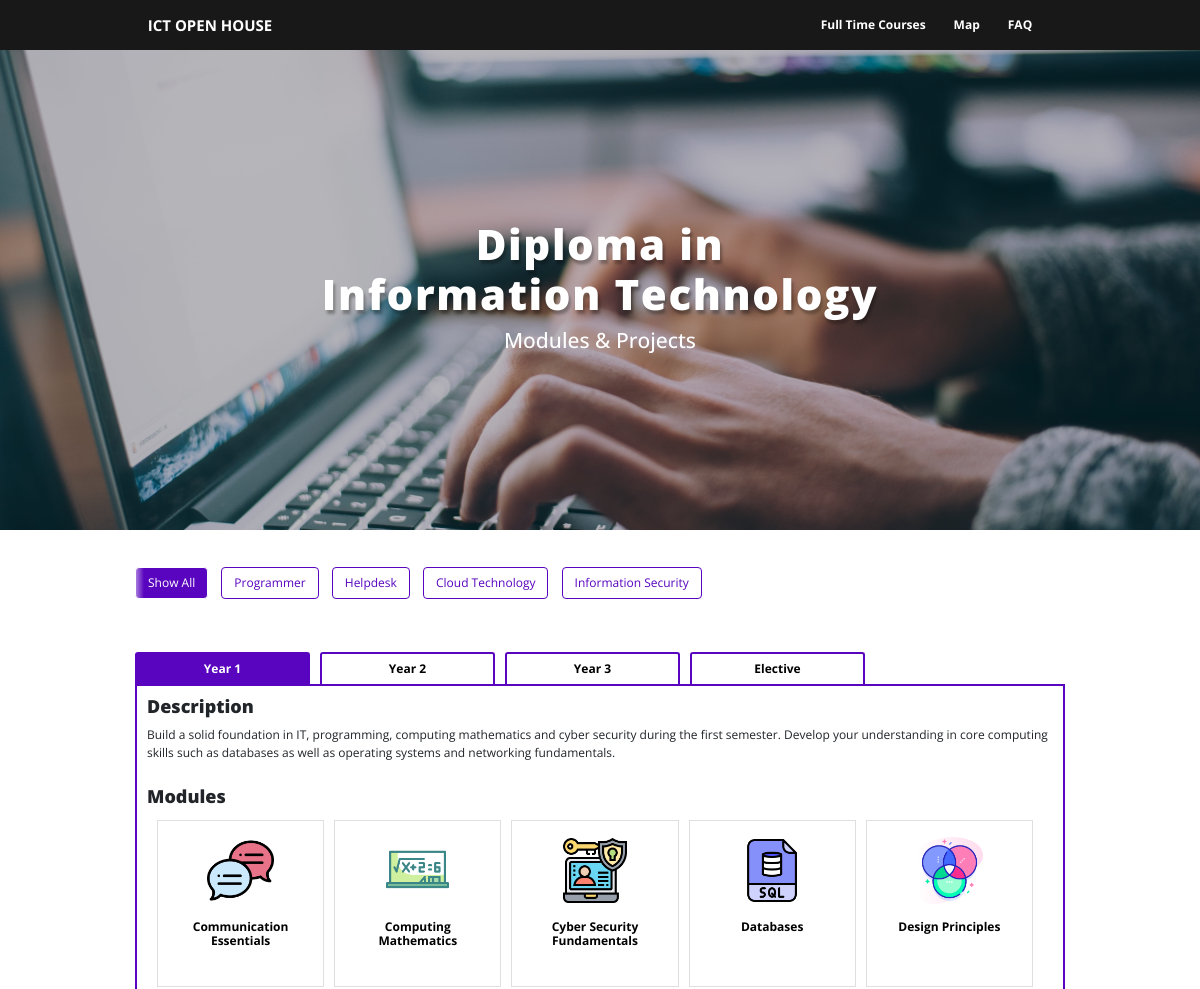
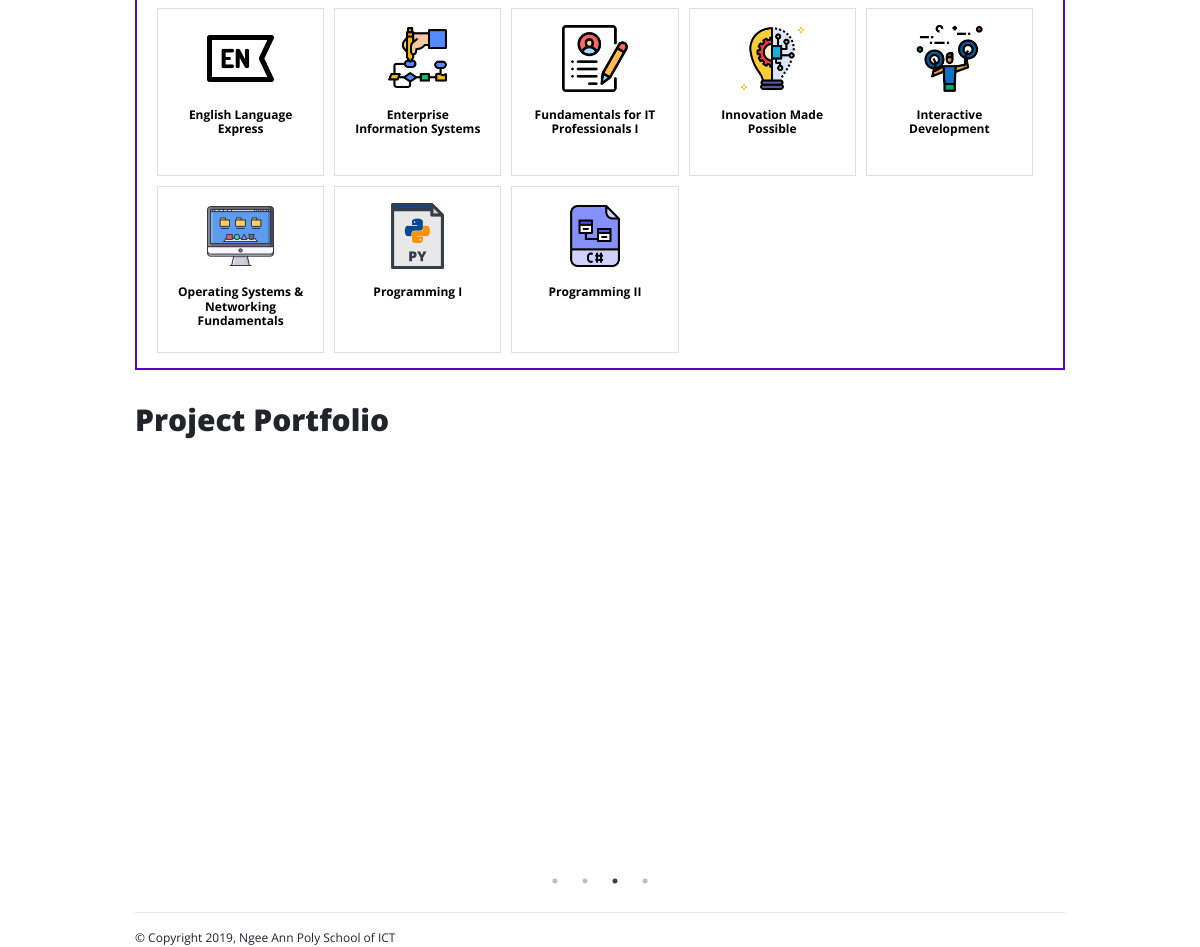
Screenshot of /views/modules.php?id=1 with the database file from the repository (2 pictures, top to bottom).
### tables this page shows
CREATE TABLE Item 
(
  item_id INT(4) NOT NULL AUTO_INCREMENT,
  item_path VARCHAR(512) NOT NULL,
  item_type VARCHAR(20) NOT NULL,
  module_id INT(4) DEFAULT NULL,
  course_id INT(4) DEFAULT NULL,
  project_id INT(4) DEFAULT NULL,
  category_id INT(4) DEFAULT NULL,
  CONSTRAINT pk_item PRIMARY KEY (item_id),
  CONSTRAINT fk_item_module_id FOREIGN KEY (module_id) REFERENCES Module(module_id),
  CONSTRAINT fk_item_course_id FOREIGN KEY (course_id) REFERENCES Course(id),
  CONSTRAINT fk_item_project_id FOREIGN KEY (project_id) REFERENCES Project(project_id),
  CONSTRAINT fk_item_category_id FOREIGN KEY (category_id) REFERENCES Category(category_id)
);

CREATE TABLE Course 
(
  id INT(4) NOT NULL AUTO_INCREMENT,
  course_id VARCHAR(4) NOT NULL,
  course_name VARCHAR(50) NOT NULL,
  course_abbreviations VARCHAR(10) NOT NULL,
  course_short_description TEXT DEFAULT NULL,
  course_description TEXT DEFAULT NULL,
  course_year1_description TEXT DEFAULT NULL,
  course_year2_description TEXT DEFAULT NULL,
  course_year3_description TEXT DEFAULT NULL,
  course_elective_description TEXT DEFAULT NULL,
  course_requirements VARCHAR(500) DEFAULT NULL,
  course_intake INT(4) NOT NULL,
  CONSTRAINT pk_course PRIMARY KEY (id)
);

CREATE TABLE Category
(
  category_id INT(4) NOT NULL AUTO_INCREMENT,
  category_name VARCHAR(500) NOT NULL,
  id INT(4) NOT NULL,
  CONSTRAINT pk_category PRIMARY KEY (category_id),
  CONSTRAINT fk_category_course_id FOREIGN KEY (id) REFERENCES Course(id)
);

CREATE TABLE Module 
(
  module_id INT(4) NOT NULL AUTO_INCREMENT,
  module_name VARCHAR(50) NOT NULL,
  module_description TEXT DEFAULT NULL,
  CONSTRAINT pk_module PRIMARY KEY (module_id)
);

### helpers/mysql.php (called while the page is built, shortened)
<?php
class Mysql_Driver
{
    private $connection;
    public function connect()
    {
          $host = 'localhost';
         $user = 'root';
          $password = '';
		 $database = 'ict_open_house';
        $this->connection = mysqli_connect($host, $user, $password, $database);
    }
    public function query($qry)
	{
      	$result = mysqli_query($this->connection,$qry);
		if (!$result)
			trigger_error("Query Failed! SQL: $qry - Error: " .
			mysqli_error($this->connection));
		else
			return $result;
	}
	public function fetch_array($result)
	{
		return mysqli_fetch_array($result);
	}
}
?>

### views/modules.php (the view, shortened to what this page needs)
<?php
    include_once __DIR__.'/../helpers/mysql.php';
    $helper = new Helper();
	$id = $_GET['id'];
    $db = new Mysql_Driver();
    $db->connect();
    $sql = "SELECT * FROM Course WHERE id=$id";
    $courseInfoResult = $db->query($sql);
    $courseInfo = [];
    while ($row = $db->fetch_array($courseInfoResult)) {
      $courseInfo[] = $row;
    }
    $courseInfo = $courseInfo[0];
    $sql = "SELECT * FROM Item WHERE course_id = " . $id . " AND item_path LIKE '%BG_1.jpg'";
    $courseItemResult = $db->query($sql);
    $row = $db->fetch_array($courseItemResult);
    $backgroundPath = '../' . $row['item_path'];
    $sql = "SELECT cat.category_name FROM Category cat WHERE cat.id = $id";
    $categoryNameResults = $db->query($sql);
    $categoryName = [];
    while ($row = $db->fetch_array($categoryNameResults)) {
        $categoryName[] = $row;
    }
    $db = new Mysql_Driver();
    $db->connect();
    $sql = "SELECT * FROM Item i INNER JOIN Project p ON i.project_id = p.project_id WHERE p.id=$id";
    $projectInfoResult = $db->query($sql);
    $projectInfo = [];
    while ($row = $db->fetch_array($projectInfoResult)) {
      $projectInfo[] = $row;
    }
    $sql = "SELECT DISTINCT module_year FROM CourseModule WHERE id=$id ORDER BY module_year ASC";
    $moduleYearResult = $db->query($sql);
    $moduleYear = [];
    while ($row = $db->fetch_array($moduleYearResult)) {
        $moduleYear[] = $row;
    }
    $courseModule = [];
    foreach ($moduleYear as $key => $row) {
        $sql = "SELECT m.module_id, m.module_name, i.item_path FROM Module m INNER JOIN CourseModule cm ON m.module_id = cm.module_id INNER JOIN Item i ON m.module_id = i.module_id WHERE cm.id = $id AND cm.module_year ='$row[module_year]' ORDER BY module_name ASC";
        $courseModuleResult = $db->query($sql);
        $modules= [];
        while ($row2 = $db->fetch_array($courseModuleResult)) {
            $sql = "SELECT cat.category_name FROM Module m INNER JOIN CourseModule cm ON m.module_id = cm.module_id INNER JOIN CategoryModule catm ON catm.module_id = m.module_id INNER JOIN Category cat ON catm.category_id = cat.category_id WHERE cm.id=$id AND m.module_id='$row2[module_id]'";
            $categoryResult = $db->query($sql);
            $categoryArray = [];
            while ($row3 = $db->fetch_array($categoryResult)) {
                array_push($categoryArray, $row3['category_name']);
            }
            $row2['category_string'] = implode(",", $categoryArray);
            $modules[] = $row2;
        }
        $courseModule["$row[module_year]"] = $modules;
    }
?>
<!DOCTYPE html>
<html lang="en">
<?php include $helper->subviewPath('header.php') ?>
<main class="module-wrapper">
    <?php include $helper->subviewPath('navbar.php') ?>
    <section class="main-banner container-fluid" style="background-image: linear-gradient(rgba(0, 0, 0, 0.25), rgba(0, 0, 0, 0.25)), url(<?php echo $backgroundPath ?>);">
        <div>
            <h1>Diploma in <br/> <?php echo $courseInfo['course_name']?></h1>
            <h3>Modules & Projects</h3>
        </div>
    </section>
    <section class="module-content container">
        <div id="myBtnContainer">
            <div class="filters">
            <button class="btn filter-btn active" onclick="filterSelection('all')">Show All</button>
                <?php foreach ($categoryName as $key => $row): ?>
                    <button class="btn filter-btn" onclick="filterSelection('<?php echo $row['category_name'] ?>')"><?php echo $row['category_name'] ?></button>
                <?php endforeach; ?>
            </div>
        </div>
        <?php if ($id == 5): ?>
            <div id="tabContainer">
                <div class="tabs">
                        <button class="btn tab-link" onclick="openTab('<?php echo 'year-1' ?>')"><b>Year 1</b></button>
                        <button class="btn tab-link" onclick="openTab('<?php echo 'year-2-onwards' ?>')"><b>Year 2 Onwards</b></button>
                </div>
                <div class="tab-contents">
                    <div class="tab-content year-1">
                        <h4>Description</h4>
                        <p><?php echo $courseInfo['course_year1_description'] ?></p>
                        <h4 class="pt-4">Modules</h4>
                        <div class="modules">
                        <?php foreach ($courseModule as $key => $modules): ?>
                            <?php if ($key == 1): ?>
                                <?php foreach ($modules as $key => $module): ?>
                                    <div class="card filterDiv <?php echo $module['category_string'] ?>">
                                    <a id="<?php echo $module['module_id'] ?>" class="card-body">
                                    <img class="img-fluid" style="width:50%; margin-bottom: 1rem;" src="../<?php echo $module["item_path"] ?>" alt="Module Image">
                                    <h6 class="card-title"><?php echo $module['module_name'] ?></h6>
                                    </a>
                                    </div>
                                <?php endforeach; ?>
                            <?php endif; ?>
                        <?php endforeach; ?>
                        </div>
                    </div>
                    <div class="tab-content year-2-onwards">
                        <h4>Description</h4>
                        <p><?php echo $courseInfo['course_year2_description']?></p>
                        <h4 class="pt-4">Respective Diploma Courses</h4>
                        <p>Select your preferred diploma below to view the respective modules</p>
                        <div class="modules">
                            <div class="card filterDiv <?php echo $module['category_string'] ?>">
                                <a id="<?php echo $module['module_id'] ?>" class="card-body">
                                <img class="img-fluid" style="width:50%; margin-bottom: 1rem;" src="../<?php echo $module["item_path"] ?>" alt="Module Image">
                                <h6 class="card-title"><?php echo $module['module_name'] ?></h6>
                                </a>
                            </div>
                        </div>
                    </div>
                </div>
            </div>
        <?php else: ?>
            <div id="tabContainer">
                <div class="tabs">
                    <?php foreach ($moduleYear as $key => $row):
                        $tablinkLbl = 'Elective';
                        if ($row['module_year'] !== 'Elective') {
                            $tablinkLbl = 'Year ' . $row['module_year'];
                        }
                    ?>
                        <button class="btn tab-link" onclick="openTab('<?php echo 'year-'.$row['module_year'] ?>')"><b><?php echo $tablinkLbl ?></b></button>
                    <?php endforeach; ?>
                </div>
                <div class="tab-contents">
                <?php foreach ($moduleYear as $key => $row):
                    $desc = "";
                    if ($row['module_year'] === '1') {
                        $desc = $courseInfo['course_year1_description'];
                    }
                    else if ($row['module_year'] === '2') {
                        $desc = $courseInfo['course_year2_description'];
                    }
                    else if ($row['module_year'] === '3') {
                        $desc = $courseInfo['course_year3_description'];
                    }
                    else if ($row['module_year'] === 'Elective') {
                        $desc = $courseInfo['course_elective_description'];
                    }
                ?>
                    <div class="tab-content year-<?php echo $row['module_year'] ?>">
                        <h4>Description</h4>
                        <p><?php echo $desc ?></p>
                        <h4 class="pt-4">Modules</h4>
                        <div class="modules">
                        <?php foreach ($courseModule as $key => $modules): ?>
                            <?php if ($key == $row['module_year']): ?>
                                <?php foreach ($modules as $key => $module): ?>
                                    <div class="card filterDiv <?php echo $module['category_string'] ?>">
                                    <a id="<?php echo $module['module_id'] ?>" class="card-body">
                                    <img class="img-fluid" style="width:50%; margin-bottom: 1rem;" src="../<?php echo $module["item_path"] ?>" alt="Module Image">
                                    <h6 class="card-title"><?php echo $module['module_name'] ?></h6>
                                    </a>
                                    </div>
                                <?php endforeach; ?>
                            <?php endif; ?>
                        <?php endforeach; ?>
                        </div>
                    </div>
                <?php endforeach; ?>
                </div>
            </div>
        <?php endif; ?>
    </section>
    <section class="project-content container">
        <h1>Project Portfolio</h1>
        <div class="top-content">
            <div class="carousel">
            <?php foreach ($projectInfo as $key => $row): ?>
                    <div class="btcarousel-item">
                    <a id="<?php echo $row["project_id"] ?>" class="card-body">
                      <img src="../<?php echo $row["item_path"]?>" class="img-fluid mx-auto d-block">
                    </a>
                    </div>
                <?php endforeach; ?>
        </div>
        </div>
    </section>
</main>
<?php include $helper->subviewPath('footer.php') ?>
</html>

### assets/css/shared.css (style rules this page uses)
body { font-size:1vw; }
.btn { font-size:1vw; }
h4 { font-size:1.5vw; }
h1 { font-size:2.5vw; }
h6 { font-size:1vw; }
html { box-sizing: border-box; }
p { margin-bottom:0px !important; }
*, *:before, *:after { box-sizing: inherit; }
body { font-family: 'Open Sans',sans-serif; }
html, body { background-color: #ffffff; }
body, main { min-height: 100vh; }
.main-banner { color: white; display: flex; justify-content: center; align-items: center; height: 60vh; background-size: cover; background-repeat: no-repeat; background-position: center; flex-wrap: wrap; text-align: center; }
.main-banner h1 { font-size: 3.5vw; flex-basis: 100%; color: white; text-shadow: 2px 4px 3px rgba(0, 0, 0, 0.3); letter-spacing: 0.1rem; }
body { background-color: #ffffff; }
@media only screen and (min-width: 1200px) { .container { max-width: none !important; width: 80% !important; } }

### assets/css/index.css (style rules this page uses)
.card-title { font-weight: bold; }

### assets/css/modules.css (style rules this page uses)
h1, h4 { font-weight: 800; }
h3 { font-size:1.75vw; }
p { font-size: 1vw; }
.module-wrapper .tabs { display: flex; margin: 0px -5px; }
.module-wrapper .tab-contents { border: 2px solid #5904bf; padding: 10px; }
.module-wrapper .modules { padding: 0 5px; transition: max-height 350ms ease-out; display: flex; flex-wrap: wrap; }
.module-wrapper .modules .card { opacity: 20%; background: #DCDCDC; pointer-events: none; border-radius: 0px; position: relative; flex-basis: calc((100% - 60px) / 5); margin: 5px 5px; transition: 0.3s; }
.module-wrapper .modules .card.highlight { color: black; background: white; cursor: pointer; opacity: 100%; pointer-events: auto; }
.module-wrapper .modules .card .card-body { text-align: center; padding: 1rem; position: absolute; top: 0; left: 0; height: 100%; width: 100%; }
.module-wrapper .modules .card .card-title { font-size: 1vw; }
.module-wrapper .modules .card::after { content: ''; display: block; padding-top: 100%; }
#myBtnContainer { margin: 2rem -5px; position: relative; }
#myBtnContainer::before { content: ""; position: absolute; z-index: 1; top: 0; left: 0; bottom: 0; pointer-events: none; background-image: linear-gradient(to left, rgba(255,255,255,0), white 120%); width: 1.5%; }
#myBtnContainer::after { content: ""; position: absolute; z-index: 1; top: 0; right: 0; bottom: 0; pointer-events: none; background-image: linear-gradient(to right, rgba(255,255,255,0), white 120%); width: 1.5%; }
.filters { position: relative; margin: 0; width: auto; white-space: nowrap; overflow-x: scroll; padding-bottom: 1rem; scrollbar-width: none; -ms-overflow-style: none; }
.filter-btn { border: 1px solid; margin: 5px; color: #5904bf; }
.filter-btn:hover, .tab-link:hover, .module-wrapper .active { background-color: #5904bf; color: white; }
.tab-link { border: 2px solid #5904bf; color: black; cursor: pointer; transition: 0.3s; min-width: 175px; margin: 0px 5px; border-radius: 3px 3px 0 0; border-bottom: none; }
.project-content h1 { margin: 2rem 0; }

### rows the page displays
item: item_path (picture)
course: course_name "Information Technology", course_year1_description "Build a solid foundation in IT, programming, computing mathematics and cyber security during the first semester. Develop your understanding in core computing skills such as databases as well as operating systems and networking fundamentals."
category: category_name "Programmer"
category: category_name "Helpdesk"
category: category_name "Cloud Technology"
category: category_name "Information Security"
item: item_path (picture), module.module_name "Communication Essentials"
item: item_path (picture), module.module_name "Computing Mathematics"
item: item_path (picture), module.module_name "Cyber Security Fundamentals"
item: item_path (picture), module.module_name "Databases"
item: item_path (picture), module.module_name "Design Principles"
item: item_path (picture), module.module_name "English Language Express"
item: item_path (picture), module.module_name "Enterprise Information Systems"
item: item_path (picture), module.module_name "Fundamentals for IT Professionals I"
item: item_path (picture), module.module_name "Innovation Made Possible"
item: item_path (picture), module.module_name "Interactive Development"
item: item_path (picture), module.module_name "Operating Systems & Networking Fundamentals"
item: item_path (picture), module.module_name "Programming I"
item: item_path (picture), module.module_name "Programming II"
item: item_path (picture)
item: item_path (picture)
item: item_path (picture)
item: item_path (picture)

### other values shown
$tablinkLbl "Year 1"
$tablinkLbl "Year 2"
$tablinkLbl "Year 3"
$tablinkLbl "Elective"
